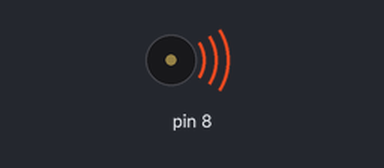
A sketch run on a simulated Arduino Uno, built with avr-gcc and run on an emulated ATmega328P. Parts: buzzer (waves = sounding).

Above: at 0.09 s.
At 15.89 s:
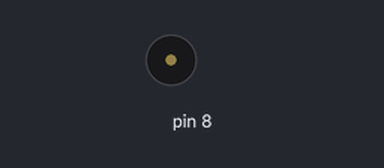
Timing chart, 0 to 16.9 s (numbered marks = the images above):
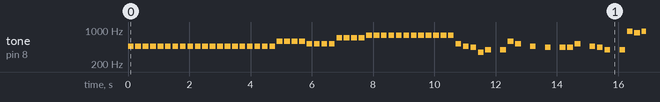

The sketch:

Astronomia.ino
```cpp
/*This code uses a piezo electric buzzer(and a LED to add effect). The connections are as follows - The negative terminal of buzzer is
 * connected to the ground and the positive pin of buzzer and LED are connected together to Pin 8. A 100 ohm resistor is connected to the negative
 * terminal of LED and then the other terminal of resistor is connected to ground.
 * Enjoy Astronimia(Coffin Dance meme) on your arduino! :D
 *
 * Code created by Adarsh Srivastava(adarshsri1998@gmail.com) on May 1,2021 at 1630 hours.
 * Can be accessed at - https://github.com/adarshsri1998/Astronomia-Coffin-Meme-Arduino-Buzzer/
 */

#define NOTE_B0 31
#define NOTE_C1 33
#define NOTE_CS1 35
#define NOTE_D1 37
#define NOTE_DS1 39
#define NOTE_E1 41
#define NOTE_F1 44
#define NOTE_FS1 46
#define NOTE_G1 49
#define NOTE_GS1 52
#define NOTE_A1 55
#define NOTE_AS1 58
#define NOTE_B1 62
#define NOTE_C2 65
#define NOTE_CS2 69
#define NOTE_D2 73
#define NOTE_DS2 78
#define NOTE_E2 82
#define NOTE_F2 87
#define NOTE_FS2 93
#define NOTE_G2 98
#define NOTE_GS2 104
#define NOTE_A2 110
#define NOTE_AS2 117
#define NOTE_B2 123
#define NOTE_C3 131
#define NOTE_CS3 139
#define NOTE_D3 147
#define NOTE_DS3 156
#define NOTE_E3 165
#define NOTE_F3 175
#define NOTE_FS3 185
#define NOTE_G3 196
#define NOTE_GS3 208
#define NOTE_A3 220
#define NOTE_AS3 233
#define NOTE_B3 247
#define NOTE_C4 262
#define NOTE_CS4 277
#define NOTE_D4 294
#define NOTE_DS4 311
#define NOTE_E4 330
#define NOTE_F4 349
#define NOTE_FS4 370
#define NOTE_G4 392
#define NOTE_GS4 415
#define NOTE_A4 440
#define NOTE_AS4 466
#define NOTE_B4 494
#define NOTE_C5 523
#define NOTE_CS5 554
#define NOTE_D5 587
#define NOTE_DS5 622
#define NOTE_E5 659
#define NOTE_F5 698
#define NOTE_FS5 740
#define NOTE_G5 784
#define NOTE_GS5 831
#define NOTE_A5 880
#define NOTE_AS5 932
#define NOTE_B5 988
#define NOTE_C6 1047
#define NOTE_CS6 1109
#define NOTE_D6 1175
#define NOTE_DS6 1245
#define NOTE_E6 1319
#define NOTE_F6 1397
#define NOTE_FS6 1480
#define NOTE_G6 1568
#define NOTE_GS6 1661
#define NOTE_A6 1760
#define NOTE_AS6 1865
#define NOTE_B6 1976
#define NOTE_C7 2093
#define NOTE_CS7 2217
#define NOTE_D7 2349
#define NOTE_DS7 2489
#define NOTE_E7 2637
#define NOTE_F7 2794
#define NOTE_FS7 2960
#define NOTE_G7 3136
#define NOTE_GS7 3322
#define NOTE_A7 3520
#define NOTE_AS7 3729
#define NOTE_B7 3951
#define NOTE_C8 4186
#define NOTE_CS8 4435
#define NOTE_D8 4699
#define NOTE_DS8 4978

int melody[] = {
  NOTE_AS4, NOTE_AS4, NOTE_AS4, NOTE_AS4,
  NOTE_AS4, NOTE_AS4, NOTE_AS4, NOTE_AS4,
  NOTE_AS4, NOTE_AS4, NOTE_AS4, NOTE_AS4,
  NOTE_AS4, NOTE_AS4, NOTE_AS4, NOTE_AS4,
  NOTE_AS4, NOTE_AS4, NOTE_AS4, NOTE_AS4,
  NOTE_D5, NOTE_D5, NOTE_D5, NOTE_D5,
  NOTE_C5, NOTE_C5, NOTE_C5, NOTE_C5,
  NOTE_F5, NOTE_F5, NOTE_F5, NOTE_F5,
  NOTE_G5, NOTE_G5, NOTE_G5, NOTE_G5,
  NOTE_G5, NOTE_G5, NOTE_G5, NOTE_G5,
  NOTE_G5, NOTE_G5, NOTE_G5, NOTE_G5,
  NOTE_C5, NOTE_AS4, NOTE_A4, NOTE_F4,
  NOTE_G4, 0, NOTE_G4, NOTE_D5,
  NOTE_C5, 0, NOTE_AS4, 0,
  NOTE_A4, 0, NOTE_A4, NOTE_A4,
  NOTE_C5, 0, NOTE_AS4, NOTE_A4,
  NOTE_G4, 0, NOTE_G4, NOTE_AS5,
  NOTE_A5, NOTE_AS5, NOTE_A5, NOTE_AS5,
  NOTE_G4, 0, NOTE_G4, NOTE_AS5,
  NOTE_A5, NOTE_AS5, NOTE_A5, NOTE_AS5,
  NOTE_G4, 0, NOTE_G4, NOTE_D5,
  NOTE_C5, 0, NOTE_AS4, 0,
  NOTE_A4, 0, NOTE_A4, NOTE_A4,
  NOTE_C5, 0, NOTE_AS4, NOTE_A4,
  NOTE_G4, 0, NOTE_G4, NOTE_AS5,
  NOTE_A5, NOTE_AS5, NOTE_A5, NOTE_AS5,
  NOTE_G4, 0, NOTE_G4, NOTE_AS5,
  NOTE_A5, NOTE_AS5, NOTE_A5, NOTE_AS5
};

// note durations: 4 = quarter note, 8 = eighth note, etc.:
int noteDurations[] = {
  4, 4, 4, 4,
  4, 4, 4, 4,
  4, 4, 4, 4,
  4, 4, 4, 4,
  4, 4, 4, 4,
  4, 4, 4, 4,
  4, 4, 4, 4,
  4, 4, 4, 4,
  4, 4, 4, 4,
  4, 4, 4, 4,
  4, 4, 4, 4,
  4, 4, 4, 4,
  4, 4, 4, 4,
  4, 4, 4, 4,
  4, 4, 4, 4,
  4, 4, 4, 4,
  4, 4, 4, 4,
  4, 4, 4, 4,
  4, 4, 4, 4,
  4, 4, 4, 4,
  4, 4, 4, 4,
  4, 4, 4, 4,
  4, 4, 4, 4,
  4, 4, 4, 4,
  4, 4, 4, 4,
  4, 4, 4, 4,
  4, 4, 4, 4,
  4, 4, 4, 4,
};

void setup()
{
}

void loop()
{
  for (int i = 0; i < 112; ++i)
  {
    int noteDuration = 750 / noteDurations[i];
    tone(8, melody[i], noteDuration);
    int pauseBetweenNotes = noteDuration * 1.30;
    digitalWrite(7,HIGH);
    delay(pauseBetweenNotes);
    noTone(8);
  }
}
```

Measured:
- by itself, tone on pin 8: plays 466 Hz for 0.19 s, 466 Hz for 0.19 s, 466 Hz for 0.19 s, 466 Hz for 0.19 s, 466 Hz for 0.19 s, 466 Hz for 0.19 s … (470 notes in this stretch)
